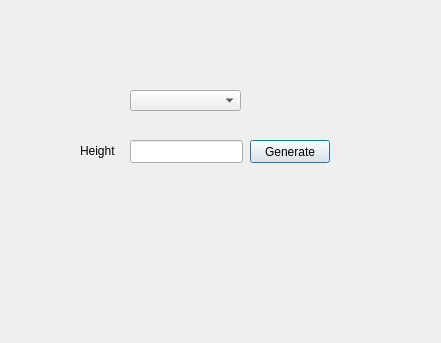
<?xml version="1.0" encoding="UTF-8"?>
<ui version="4.0">
 <class>ConstSettingDialog</class>
 <widget class="QDialog" name="ConstSettingDialog">
  <property name="geometry">
   <rect>
    <x>0</x>
    <y>0</y>
    <width>441</width>
    <height>343</height>
   </rect>
  </property>
  <property name="windowTitle">
   <string>ConstSettingDialog</string>
  </property>
  <widget class="QPushButton" name="GenerateButton">
   <property name="geometry">
    <rect>
     <x>250</x>
     <y>140</y>
     <width>80</width>
     <height>23</height>
    </rect>
   </property>
   <property name="text">
    <string>Generate</string>
   </property>
  </widget>
  <widget class="QLineEdit" name="HeightlineEdit">
   <property name="geometry">
    <rect>
     <x>130</x>
     <y>140</y>
     <width>113</width>
     <height>23</height>
    </rect>
   </property>
  </widget>
  <widget class="QLabel" name="label">
   <property name="geometry">
    <rect>
     <x>80</x>
     <y>140</y>
     <width>41</width>
     <height>21</height>
    </rect>
   </property>
   <property name="text">
    <string>Height</string>
   </property>
  </widget>
  <widget class="QComboBox" name="comboBox">
   <property name="geometry">
    <rect>
     <x>130</x>
     <y>90</y>
     <width>111</width>
     <height>21</height>
    </rect>
   </property>
  </widget>
 </widget>
 <resources/>
 <connections/>
</ui>
